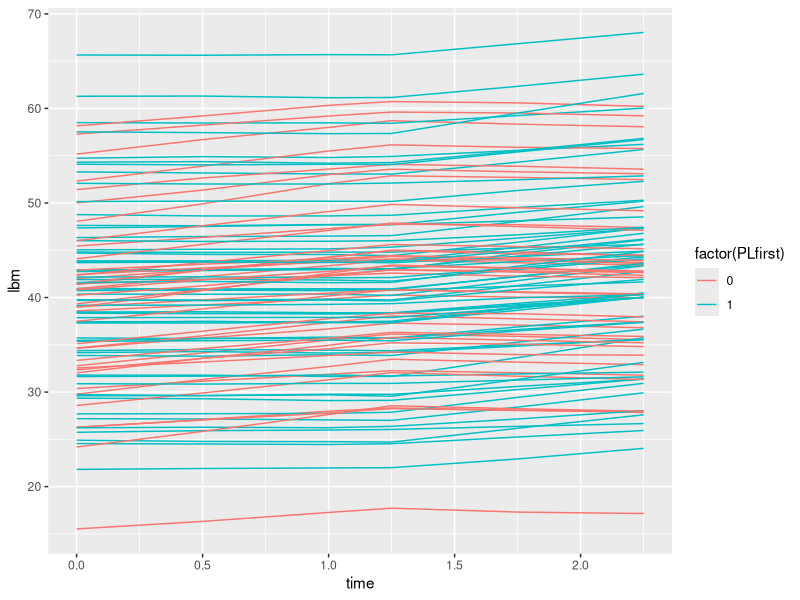
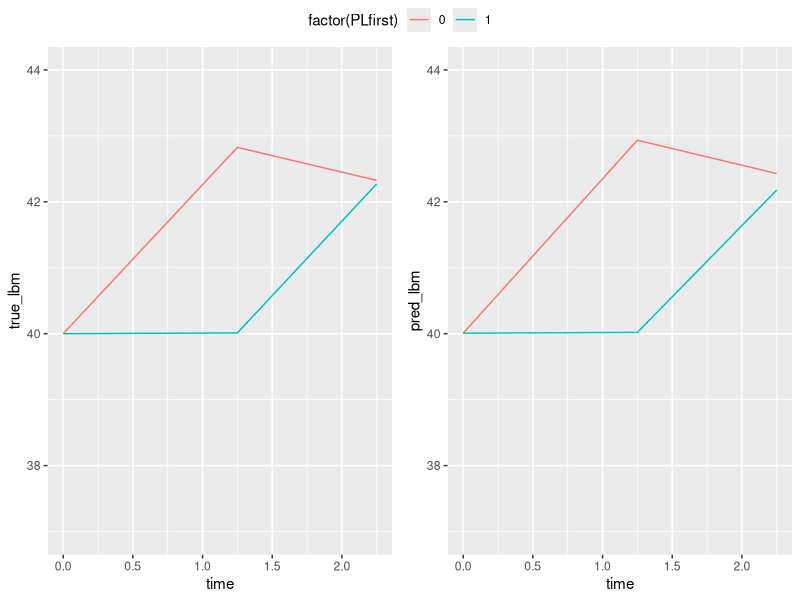

Write the R code that produced these figures, in order.
library(ggplot2)
library(nlme)
library(MASS)
library(nlme)

#"Placebo" is coded as 1, "GH" is coded as 0

#this is the DEXA measurement error for the device
sd_measurement_error = 0.05

#What is the scale of the measurement error for LBM?
sd_lbm = 0.1

#What is the average LBM of all patients at time t=0?
t0lbm_mean = 40
#What is the between patient standard deviation of LBM at t=0?
t0lbm_sd = 8

#What is the (rate of change of LBM) change in LBM per year, when going through placebo first?
PLfirstchangelbm_mean = 0.01
#What is the between patient standard deviation of this rate of change?
PLfirstchangelbm_sd = 0.1

#What is the (rate of change of LBM) change in LBM per year, when going through GH first?
GHfirstchangelbm_mean = 2.26
#What is the between patient standard deviation of this rate of change?
GHfirstchangelbm_sd = 0.755

#What is the (rate of change of LBM) change in LBM per year, when going through placebo second?
PLsecondchangelbm_mean = -0.5
#What is the between patient standard deviation of this rate of change?
PLsecondchangelbm_sd = 0.1

#What is the (rate of change of LBM) change in LBM per year, when going through GH second?
GHsecondchangelbm_mean = GHfirstchangelbm_mean
#What is the between patient standard deviation of this rate of change?
GHsecondchangelbm_sd = GHfirstchangelbm_sd

#for the following questions remember
#positive correlation will mean that the two values in question increase together
#zero correlation means the two values in question have no effect on each other
#negative correlation will mean that the two values in question decrease together

#What is the correlation between a patient's LBM at t=0 and the change in his LBM after going through placebo in year 1?
cor_t0lbm_PLfirstchangelbm = 0
#What is the correlation between a patient's LBM at t=0 and the change in his LBM after going through GH in year 1?
cor_t0lbm_GHfirstchangelbm = 0
#What is the correlation between a patient's LBM at t=0 and the change in his LBM after going through placebo in year 2?
cor_t0lbm_PLsecondchangelbm = 0
#What is the correlation between a patient's change in LBM at t=1 after going thru Placebo in year 1, and the change in his LBM after going through GH in year 1?
#that is when a patient gains weight quickly in year due to GH, is he also likely to have a high weight increase in general even if there was no GH
cor_PLfirstchangelbm_GHfirstchangelbm = 0
#What is the correlation correlation between a patient's change in LBM at t=1 after going thru Placebo in year 1, and the change in his LBM after going through PL in year 2?
cor_PLfirstchangelbm_PLsecondchangelbm = 0
#What is the correlation correlation between a patient's change in LBM at t=1 after going thru GH in year 1, and the change in his LBM after going through PL in year 2?
cor_GHfirstchangelbm_PLsecondchangelbm = 0

D_like_matrix = diag(4)
D_like_matrix[1,1] = t0lbm_sd^2
D_like_matrix[2,2] = PLfirstchangelbm_sd^2
D_like_matrix[3,3] = GHfirstchangelbm_sd^2
D_like_matrix[4,4] = PLsecondchangelbm_sd^2

D_like_matrix[1,2] = cor_t0lbm_PLfirstchangelbm * t0lbm_sd * PLfirstchangelbm_sd
D_like_matrix[2,1] = D_like_matrix[1,2]

D_like_matrix[1,3] = cor_t0lbm_GHfirstchangelbm * t0lbm_sd * GHfirstchangelbm_sd
D_like_matrix[3,1] = D_like_matrix[1,3]

D_like_matrix[1,4] = cor_t0lbm_PLsecondchangelbm * t0lbm_sd * PLsecondchangelbm_sd
D_like_matrix[4,1] = D_like_matrix[1,4]

D_like_matrix[2,3] = cor_PLfirstchangelbm_GHfirstchangelbm * PLfirstchangelbm_sd * GHfirstchangelbm_sd
D_like_matrix[3,2] = D_like_matrix[2,3]

D_like_matrix[2,4] = cor_PLfirstchangelbm_PLsecondchangelbm * PLfirstchangelbm_sd * PLsecondchangelbm_sd
D_like_matrix[4,2] = D_like_matrix[2,4]

D_like_matrix[3,4] = cor_GHfirstchangelbm_PLsecondchangelbm * GHfirstchangelbm_sd * PLsecondchangelbm_sd
D_like_matrix[4,3] = D_like_matrix[3,4]

set.seed(2020)
n = 100

data.id = data.frame(pid = 1:n, PLfirst = sample(x = c(0,1), size = n, replace = T))
data.id$GHfirst = 1-data.id$PLfirst

temp = mvrnorm(n=n, mu = c(t0lbm_mean, PLfirstchangelbm_mean,
                           GHfirstchangelbm_mean, PLsecondchangelbm_mean), Sigma = D_like_matrix)

data.id$t0lbm = temp[, 1]
data.id$PLfirstchangelbm = temp[, 2]
data.id$GHfirstchangelbm = temp[, 3]
data.id$PLsecondchangelbm = temp[, 4]
data.id$GHsecondchangelbm = data.id$GHfirstchangelbm

data_long = data.id[rep(1:n, each=6),]
data_long$time = c(0,6,12,15,21,27)/12

#This is not trt given, but the effect of treatment. so for example, effect of GH remains until t=1.25 even if it is stopped at t=0
data_long$trt = NA
data_long$trt[data_long$PLfirst==0 & data_long$time<=1.25] = 0
data_long$trt[data_long$PLfirst==0 & data_long$time>1.25] = 1
data_long$trt[data_long$PLfirst==1 & data_long$time<=1.25] = 1
data_long$trt[data_long$PLfirst==1 & data_long$time>1.25] = 0

data_long$lbm = NA

filter1 = data_long$PLfirst == 0 & data_long$time<=1.25
data_long$lbm[filter1] = data_long$t0lbm[filter1] + data_long$time[filter1] * data_long$GHfirstchangelbm[filter1]

filter2 = data_long$PLfirst == 0 & data_long$time>1.25
data_long$lbm[filter2] = data_long$t0lbm[filter2] + 1.25 * data_long$GHfirstchangelbm[filter2]
data_long$lbm[filter2] = data_long$lbm[filter2] + (data_long$time[filter2] - 1.25) * data_long$PLsecondchangelbm[filter2]

filter3 = data_long$PLfirst == 1 & data_long$time<=1.25
data_long$lbm[filter3] = data_long$t0lbm[filter3] + data_long$time[filter3] * data_long$PLfirstchangelbm[filter3]

filter4 = data_long$PLfirst == 1 & data_long$time>1.25
data_long$lbm[filter4] = data_long$t0lbm[filter4] + 1.25 * data_long$PLfirstchangelbm[filter4]
data_long$lbm[filter4] = data_long$lbm[filter4] + (data_long$time[filter4] - 1.25) * data_long$GHsecondchangelbm[filter4]

data_long$lbm = data_long$lbm + rnorm(nrow(data_long), 0, sd_measurement_error)

data_long$tminus1pt25 = (data_long$time - 1.25) * (data_long$time > 1.25)

ggplot(data=data_long) + geom_line(aes(x=time, y=lbm, group=pid, color=factor(PLfirst)))

modell = lme(fixed = lbm~time + time:PLfirst + tminus1pt25 + tminus1pt25:PLfirst,
    random = ~(time + tminus1pt25)| pid,
    data = data_long,
    control = lmeControl(opt="optim", optimMethod = "L-BFGS-B"))

pred_times = seq(0,2.25,0.25)
fixed_coef = modell$coefficients$fixed

plotdf = data.frame(PLfirst=rep(c(0,1), each=length(pred_times)), 
                    time = rep(pred_times,2), true_lbm=NA, pred_lbm=NA)

filter1 = plotdf$PLfirst == 0 & plotdf$time<=1.25
plotdf$true_lbm[filter1] = t0lbm_mean + plotdf$time[filter1] * GHfirstchangelbm_mean
plotdf$pred_lbm[filter1] = fixed_coef[1] + plotdf$time[filter1] * fixed_coef[2]
 
filter2 = plotdf$PLfirst == 0 & plotdf$time>1.25
plotdf$true_lbm[filter2] = t0lbm_mean + 1.25 * GHfirstchangelbm_mean
plotdf$true_lbm[filter2] = plotdf$true_lbm[filter2] + (plotdf$time[filter2] - 1.25) * PLsecondchangelbm_mean
plotdf$pred_lbm[filter2] = fixed_coef[1] + plotdf$time[filter2] * fixed_coef[2] + (plotdf$time[filter2]-1.25) * fixed_coef[3]

filter3 = plotdf$PLfirst == 1 & plotdf$time<=1.25
plotdf$true_lbm[filter3] = t0lbm_mean + plotdf$time[filter3] * PLfirstchangelbm_mean
plotdf$pred_lbm[filter3] = fixed_coef[1] + plotdf$time[filter3] * (fixed_coef[2] + fixed_coef[4])

filter4 = plotdf$PLfirst == 1 & plotdf$time>1.25
plotdf$true_lbm[filter4] = t0lbm_mean + 1.25 * PLfirstchangelbm_mean
plotdf$true_lbm[filter4] = plotdf$true_lbm[filter4] + (plotdf$time[filter4] - 1.25) * GHsecondchangelbm_mean
plotdf$pred_lbm[filter4] = fixed_coef[1] + plotdf$time[filter4] * (fixed_coef[2] + fixed_coef[4]) + (plotdf$time[filter4]-1.25) * (fixed_coef[3] + fixed_coef[5])

ggpubr::ggarrange(ggplot() + geom_line(data=plotdf, aes(x=time, y=true_lbm, color=factor(PLfirst), group=factor(PLfirst))) + ylim(37, 44),
                  ggplot() + geom_line(data=plotdf, aes(x=time, y=pred_lbm, color=factor(PLfirst), group=factor(PLfirst))) + ylim(37, 44), 
                  ncol = 2, nrow = 1, common.legend = T)
